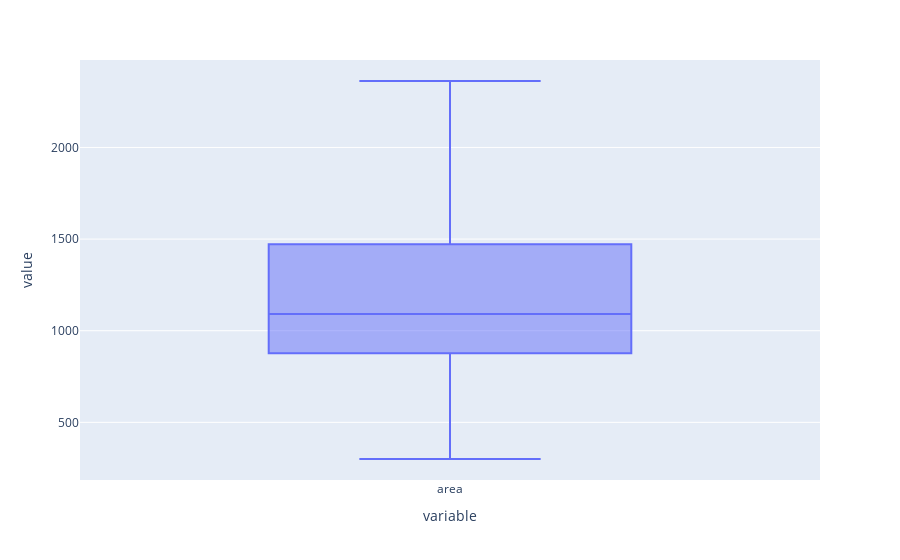

This figure's notebook cell:
### Code cell
Q1 = data['area'].quantile(0.25)
Q3 = data['area'].quantile(0.75)
IQR = Q3 - Q1
print(Q1,Q3,IQR)
# Define bounds
lbound = Q1 - 1.5 * IQR
ubound = Q3 + 1.5 * IQR
print(lbound,ubound)
# Replace outliers with the respective bounds
data['area'] = np.where(data['area'] > ubound, ubound, 
                        np.where(data['area'] < lbound, lbound, data['area']))
px.box(data['area'])

### Figure 1 — Plotly figure (JSON) as saved in the notebook; plotly's stock layout.template omitted (floating-point values rounded to 4 significant figures; data arrays with more than 128 entries replaced by an {"elided": "..."} marker saying what was removed)
{"data": [{"alignmentgroup": "True", "hovertemplate": "variable=%{x}<br>value=%{y}<extra></extra>", "legendgroup": "", "marker": {"color": "#636efa"}, "name": "", "notched": false, "offsetgroup": "", "orientation": "v", "showlegend": false, "type": "box", "x": {"elided": "2620 str values"}, "x0": " ", "xaxis": "x", "y": {"elided": "2620 float values"}, "y0": " ", "yaxis": "y"}], "layout": {"boxmode": "group", "legend": {"tracegroupgap": 0}, "margin": {"t": 60}, "xaxis": {"anchor": "y", "domain": [0, 1], "title": {"text": "variable"}}, "yaxis": {"anchor": "x", "domain": [0, 1], "title": {"text": "value"}}}}
